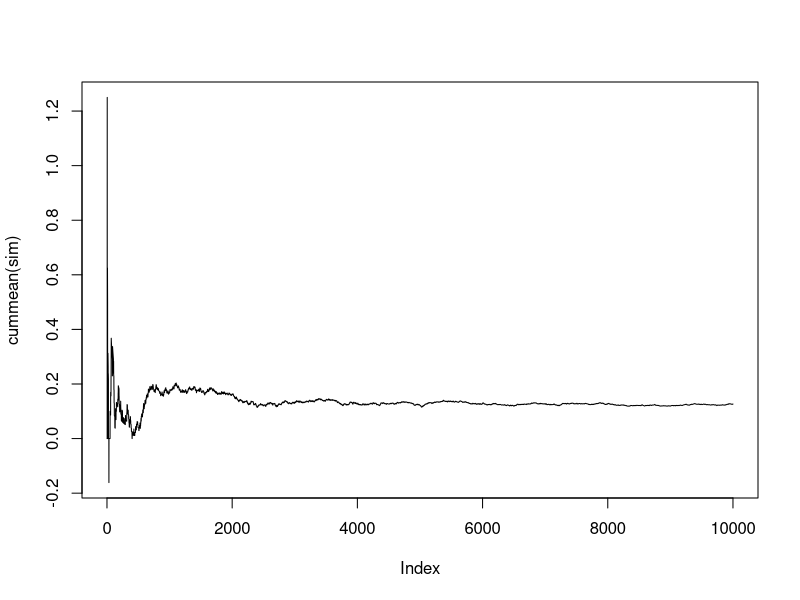

Reproduce this figure in R.
x <- c(-5,0,5)
p <- c(0.09,0.8,0.11)
n =10000
set.seed(123)

sim <- sample(x,n,p,replace=T)
#sim

mn <- mean(sim)
mn
cummean = function(data) {
  cumsum(data)/seq_along(data)
}
plot(cummean(sim),type='l')

